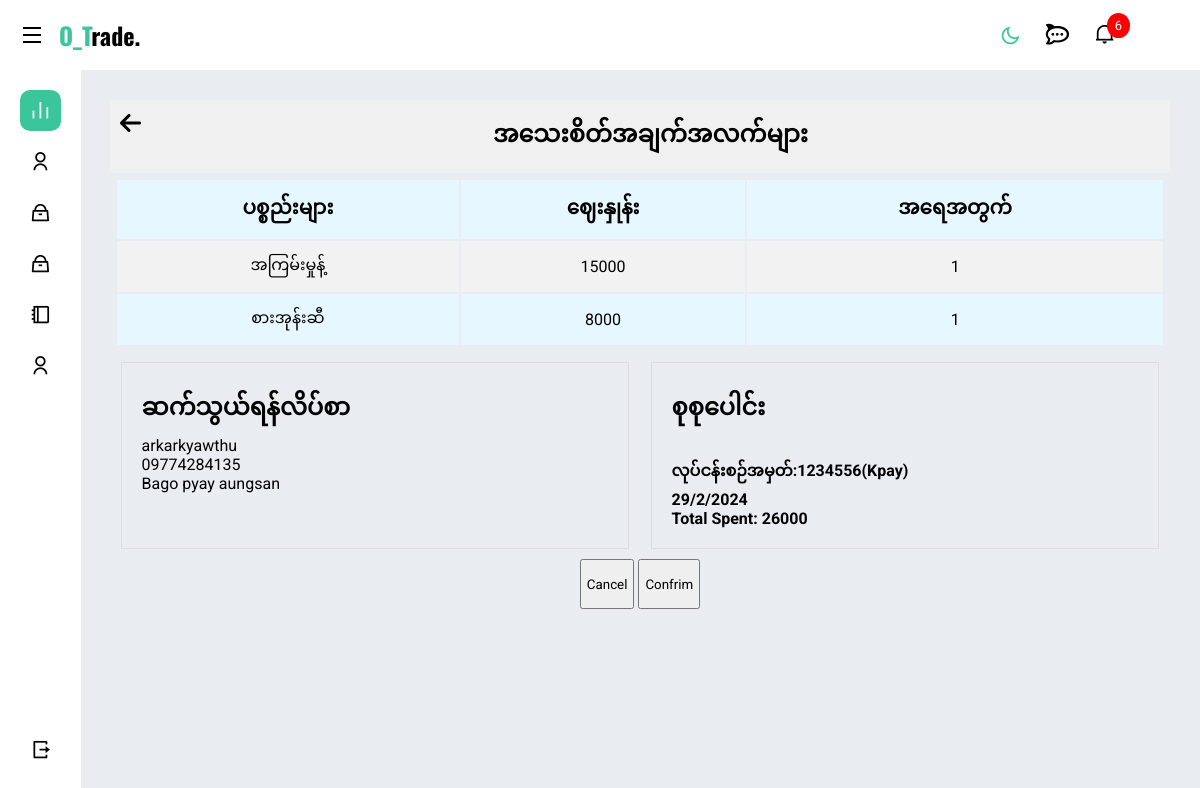
The app's page /admin_notidetail.php?cuid=25 with its own data.
### tables this page shows
CREATE TABLE `product` (
  `pid` int(11) NOT NULL,
  `img` varchar(100) NOT NULL,
  `itemName` varchar(100) NOT NULL,
  `itemBrand` varchar(100) NOT NULL,
  `price` int(11) NOT NULL,
  `qty` int(11) NOT NULL
);

CREATE TABLE `customer` (
  `cuid` int(11) NOT NULL,
  `uid` int(11) NOT NULL,
  `customerName` varchar(100) NOT NULL,
  `customerPhone` varchar(100) NOT NULL,
  `customerEmail` varchar(100) NOT NULL,
  `region` varchar(100) NOT NULL,
  `township` varchar(100) NOT NULL,
  `detailAddress` varchar(100) NOT NULL,
  `customerBoughtItems` varchar(100) NOT NULL,
  `itemsQuantity` varchar(100) NOT NULL,
  `price` varchar(100) NOT NULL,
  `day` varchar(100) NOT NULL,
  `month` varchar(100) NOT NULL,
  `year` varchar(100) NOT NULL,
  `number` varchar(100) NOT NULL,
  `status` varchar(100) NOT NULL
);

### admin_notidetail.php (the view, shortened to what this page needs)
<!DOCTYPE html>
<?php
  include ("admin_header.php");
  include 'config.php';
  $cuid = $_GET['cuid'];
  $query = "SELECT * FROM customer where cuid='$cuid';";
  $result=mysqli_query($conn,$query);
  $fetch=mysqli_fetch_assoc($result);
  $items=$fetch['customerBoughtItems'];
  $quantity=$fetch['itemsQuantity'];
  $number = $fetch['number'];
  $status=$fetch['status'];
?>
<html lang="en">
<head>
  <link rel="stylesheet" href="https://cdnjs.cloudflare.com/ajax/libs/font-awesome/6.4.2/css/all.min.css">
</head>
<body>
  <div class="main--container">
  <header>
    <h1>
      <a href="admin_noti.php" style="text-decoration: none; color: black;float: left;"><i class="fa-solid fa-arrow-left"></i></a>
      အသေးစိတ်အချက်အလက်များ</h1>
  </header>
  <div class="container">
    <div class="top-column">
    <table>
      <tr>
        <th>ပစ္စည်းများ</th>
        <th>ဈေးနှုန်း</th>
        <th>အရေအတွက်</th>
      </tr>
    <?php
      $itemsArray= explode(",", $items);
      $qtyArray= explode(",", $quantity);
      foreach($itemsArray as $product){
        $i=0;
        $qty = $qtyArray[$i];
        $que = "SELECT * FROM product WHERE pid='$product';";
        $res = mysqli_query($conn,$que);
        $row = mysqli_fetch_assoc($res);
        $itemName = $row['itemName'];
        $price = $row['price'];
        echo '<tr>
        <td>'.$itemName.'</td>
        <td>'.$price.'</td>
        <td>'.$qty.'</td>
        </tr>';
      }
    ?>
    </table>
    </div>
    <div class="bottom-column">
      <h2>ဆက်သွယ်ရန်လိပ်စာ</h2>
      <?php
        echo $fetch['customerName'].'<br>';
        echo $fetch['customerPhone'].'<br>';
        echo $fetch['region'].'&nbsp';
        echo $fetch['township'].'&nbsp';
        echo $fetch['detailAddress'];
      ?>
    </div>
    <div class="bottom-column">
      <?php
      echo "<h2>စုစုပေါင်း</h2><br>";
      echo "<b>လုပ်ငန်းစဉ်အမှတ်:<b>".$number."<br>";
      echo  "<b>".$fetch['day'] ."/". $fetch['month'] ."/". $fetch['year']. "</b><br>";
      echo "Total Spent: <b>" . htmlspecialchars($fetch['price']) . "</b>";
      ?>
    </div>
    <?php if( $status=="uncomfrim")
    {?>
     <a href="?cancelid=<?=$cuid?>"> <button style="height: 50px; padding: 5px;">Cancel</button></a>
      <a href="?confrimid=<?=$cuid?>"> <button style="height: 50px; padding: 5px;">Confrim</button></a>
    <?php } ?>
    </div>
  </div>
</body>
</html>

### css/admin.css (style rules this page uses)
* { margin: 0; padding: 0; box-sizing: border-box; font-family: 'Roboto', sans-serif; }
:root { --bg-color-first:#fff; --bg-color-second:#e9edf1; --bg-color-third:#3bc59a; --text-color-first:#000; --text-color-second:#3d3c3c; --text-color-third:#3bc59a; --hover-text-color:#fff; --bg-card-1:#ecd765; --bg-card-2:#7f91f9; --bg-card-3:#eec79c; --bg-card-4:#cb84f9; --more-and-less:#555; }
a { text-decoration: none; }
.main--container { position: absolute; top: 0; right: 0; height: 100%; width: calc(100% - 300px); padding: 30px; overflow-y: scroll; overflow-x: hidden; background-color: var(--bg-color-second); z-index: 2; }
th, td { border: 0px solid #ddd; padding: 8px; border: 2px; text-align: right; }
tr:nth-child(even) { background-color: #f2f2f2; }
tr:nth-child(odd) { background-color: #e6f7ff; }
@media screen and (max-width:1325px) { .main--container { width: calc(100% - 80px); } }

### admin_notidetail.php (style rules this page uses)
body { font-family: 'Arial', Times, serif; margin: 0; padding: 0; box-sizing: border-box; }
header { background-color: #f0f0f0; padding: 10px; text-align: center; }
.container { display: flex; flex-wrap: wrap; justify-content: space-around; }
.top-column { width: 100%; margin: 5px; padding: 0px; box-sizing: border-box; }
.bottom-column { width: 48%; margin: 10px; padding: 20px; border: 1px solid #ddd; box-sizing: border-box; }
th { font-size:20px; }
th, td { border: 0px #ddd; padding: 8px; text-align: center; }
tr:nth-child(even) { background-color: #f2f2f2; }
tr:nth-child(odd) { background-color: #e6f7ff; }
table { width:100%; text-align: center; }

### records on screen
product: itemName "အကြမ်းမှုန့်", price "15000"
customer: itemsQuantity "1", customerName "arkarkyawthu", customerPhone "09774284135", region "Bago", township "pyay", detailAddress "aungsan", number "1234556(Kpay)", day "29", month "2", year "2024", price "26000"
product: itemName "စားအုန်းဆီ", price "8000"

### other values on screen
$noti "6"
